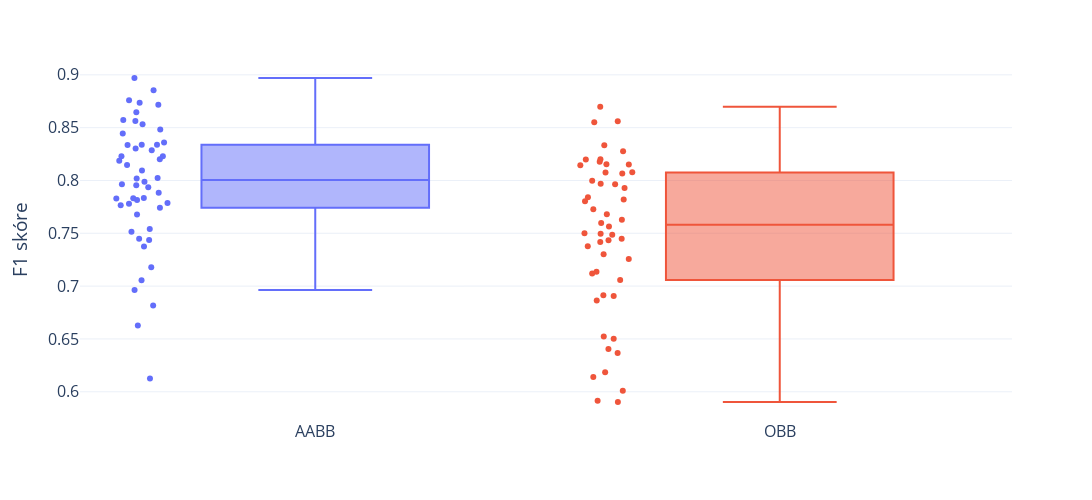

The notebook cell this image was saved under:
### Code cell
import plotly.express as px

fig = px.box(
    pd.concat([segm_aabb, segm_obb]),
    x="type",
    y="score",
    color="type",
    template="plotly_white",
    labels={"score": "F1 skóre"},
    # add points
    points="all",
)
fig.update_xaxes(ticktext=["AABB", "OBB"], tickvals=["aabb", "obb"])
fig.update_layout(
    showlegend=False,
    width=1200,
    height=500,
    xaxis_title=None,
    font=dict(size=16),
)

fig.show()

### Figure 1 — Plotly figure (JSON) as saved in the notebook; plotly's stock layout.template omitted (floating-point values rounded to 4 significant figures)
{"data": [{"alignmentgroup": "True", "boxpoints": "all", "hovertemplate": "type=%{x}<br>F1 skóre=%{y}<extra></extra>", "legendgroup": "aabb", "marker": {"color": "#636efa"}, "name": "aabb", "notched": false, "offsetgroup": "aabb", "orientation": "v", "showlegend": true, "type": "box", "x": ["aabb", "aabb", "aabb", "aabb", "aabb", "aabb", "aabb", "aabb", "aabb", "aabb", "aabb", "aabb", "aabb", "aabb", "aabb", "aabb", "aabb", "aabb", "aabb", "aabb", "aabb", "aabb", "aabb", "aabb", "aabb", "aabb", "aabb", "aabb", "aabb", "aabb", "aabb", "aabb", "aabb", "aabb", "aabb", "aabb", "aabb", "aabb", "aabb", "aabb", "aabb", "aabb", "aabb", "aabb", "aabb", "aabb", "aabb", "aabb", "aabb", "aabb"], "x0": " ", "xaxis": "x", "y": [0.8359, 0.8736, 0.7766, 0.876, 0.7541, 0.8022, 0.8095, 0.7742, 0.7787, 0.8854, 0.8202, 0.7935, 0.8187, 0.8716, 0.7436, 0.7515, 0.7054, 0.802, 0.6627, 0.8445, 0.8229, 0.7179, 0.7828, 0.8564, 0.7964, 0.7448, 0.6125, 0.6963, 0.7816, 0.8302, 0.8646, 0.7678, 0.897, 0.8531, 0.6818, 0.8339, 0.7955, 0.8338, 0.7884, 0.8147, 0.8336, 0.778, 0.8482, 0.7374, 0.7832, 0.8287, 0.7833, 0.8572, 0.823, 0.7988], "y0": " ", "yaxis": "y"}, {"alignmentgroup": "True", "boxpoints": "all", "hovertemplate": "type=%{x}<br>F1 skóre=%{y}<extra></extra>", "legendgroup": "obb", "marker": {"color": "#EF553B"}, "name": "obb", "notched": false, "offsetgroup": "obb", "orientation": "v", "showlegend": true, "type": "box", "x": ["obb", "obb", "obb", "obb", "obb", "obb", "obb", "obb", "obb", "obb", "obb", "obb", "obb", "obb", "obb", "obb", "obb", "obb", "obb", "obb", "obb", "obb", "obb", "obb", "obb", "obb", "obb", "obb", "obb", "obb", "obb", "obb", "obb", "obb", "obb", "obb", "obb", "obb", "obb", "obb", "obb", "obb", "obb", "obb", "obb", "obb", "obb", "obb", "obb", "obb"], "x0": " ", "xaxis": "x", "y": [0.7565, 0.712, 0.856, 0.601, 0.7802, 0.8144, 0.7303, 0.797, 0.7417, 0.7627, 0.6914, 0.7487, 0.7996, 0.7495, 0.6908, 0.782, 0.6502, 0.8178, 0.5903, 0.8276, 0.8067, 0.7598, 0.7136, 0.8199, 0.7964, 0.7057, 0.7257, 0.7679, 0.8201, 0.8154, 0.7841, 0.5916, 0.8075, 0.855, 0.6366, 0.8698, 0.75, 0.8151, 0.7728, 0.614, 0.8077, 0.7377, 0.6185, 0.8333, 0.6864, 0.7448, 0.6523, 0.7929, 0.7434, 0.6404], "y0": " ", "yaxis": "y"}], "layout": {"boxmode": "overlay", "font": {"size": 16}, "height": 500, "legend": {"title": {"text": "type"}, "tracegroupgap": 0}, "margin": {"t": 60}, "showlegend": false, "width": 1200, "xaxis": {"anchor": "y", "categoryarray": ["aabb", "obb"], "categoryorder": "array", "domain": [0, 1], "ticktext": ["AABB", "OBB"], "tickvals": ["aabb", "obb"], "title": {}}, "yaxis": {"anchor": "x", "domain": [0, 1], "title": {"text": "F1 skóre"}}}}
